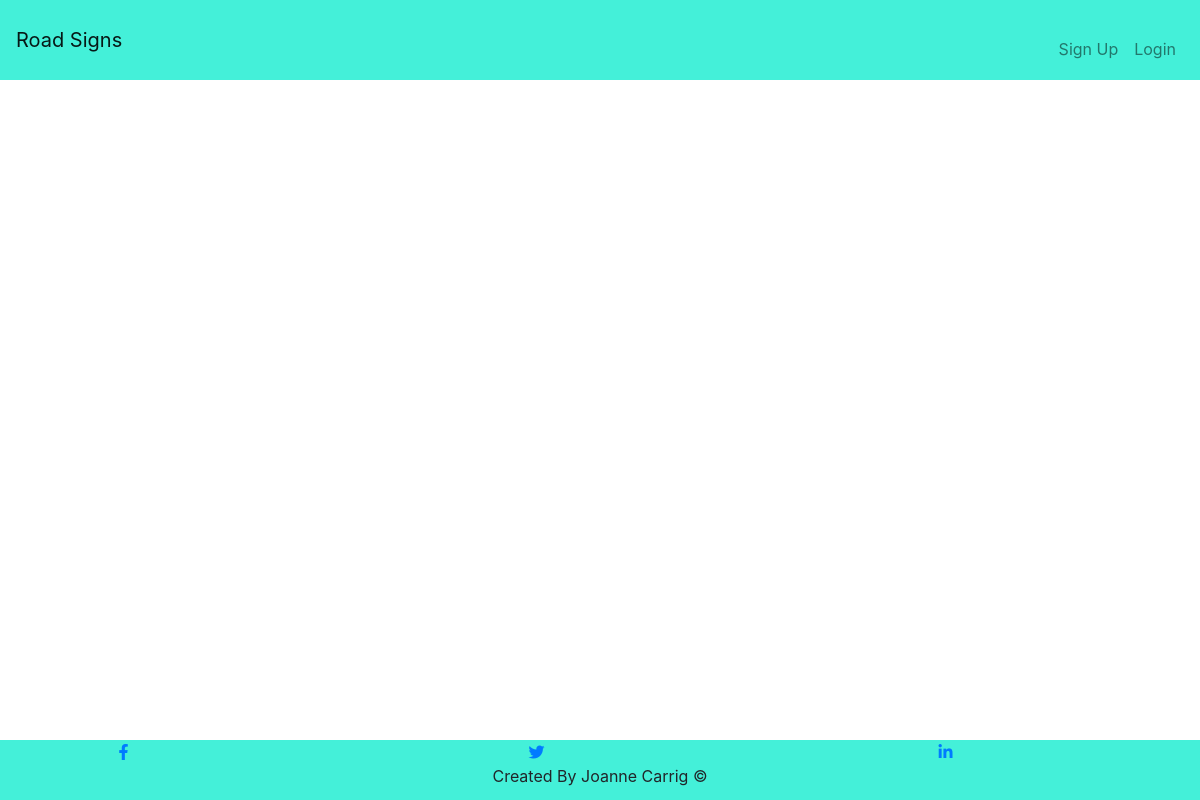
/ordered/6/, run on an earlier commit of the app's database.
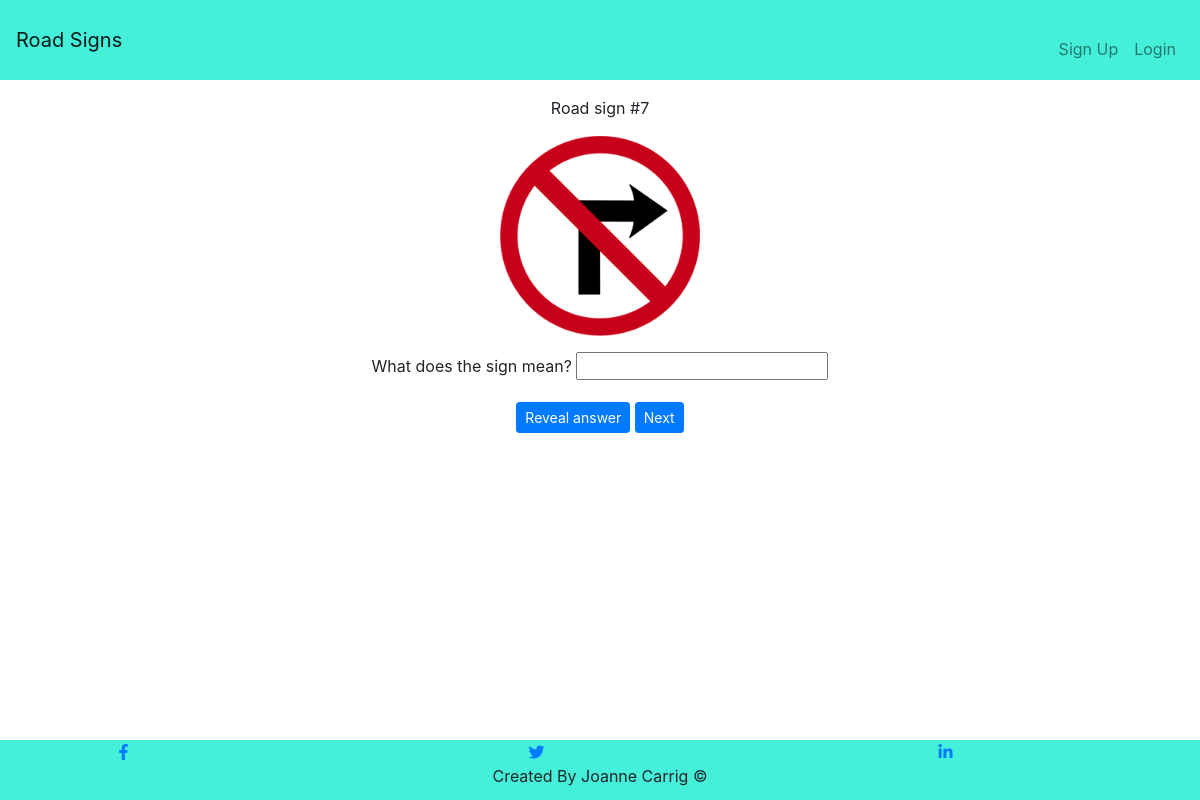
And on a later commit of the database.
### guessapp/models.py (models this page shows, shortened)
class Roadsign(models.Model):
    sign_name = models.CharField(max_length=100)
    photo = models.CharField(null=True, blank=True, max_length=100)

### guessapp/views.py (the view)
# urls.py: path('ordered/<id>/', views.insequence, name='insequence'),
def insequence(request, id):
    id = int(id) + 1
    sign = Roadsign.objects.filter(pk=id)
    context = {
        "signs": sign,
    }
    return render(request, "signsOrdered.html", context)

### templates/signsOrdered.html (shortened to what this page needs)
{% extends "base.html" %}
{% load static %}
{% block content %}
<div class="container text-center">
    {% for sign in signs %}
    <p class="mt-3">Road sign #{{ sign.id }}</p>
    <div class="roadsign-image-container mt-3 mb-2">
        <img class="img-fluid roadsign-image" src="{% static sign.photo %}" alt="hero image">
    </div>
    <div class="mt-3 mb-2">
        <label>What does the sign mean?</label>
        <input id="sign-guess" type="text" name=sign-guess>
    </div>
    <div class="mt-3 mb-2">
        <button class="btn btn-sm btn-primary" id="reveal-button">Reveal answer</button>
        <a class="btn btn-sm btn-primary" id="next-sign" href="{% url 'insequence' sign.id %}">Next</a>
    </div>
    {% endfor %}
</div>
{% endblock %}

What changed in the data, as far as the page shows it:
added Roadsign: id "7", photo (picture)
